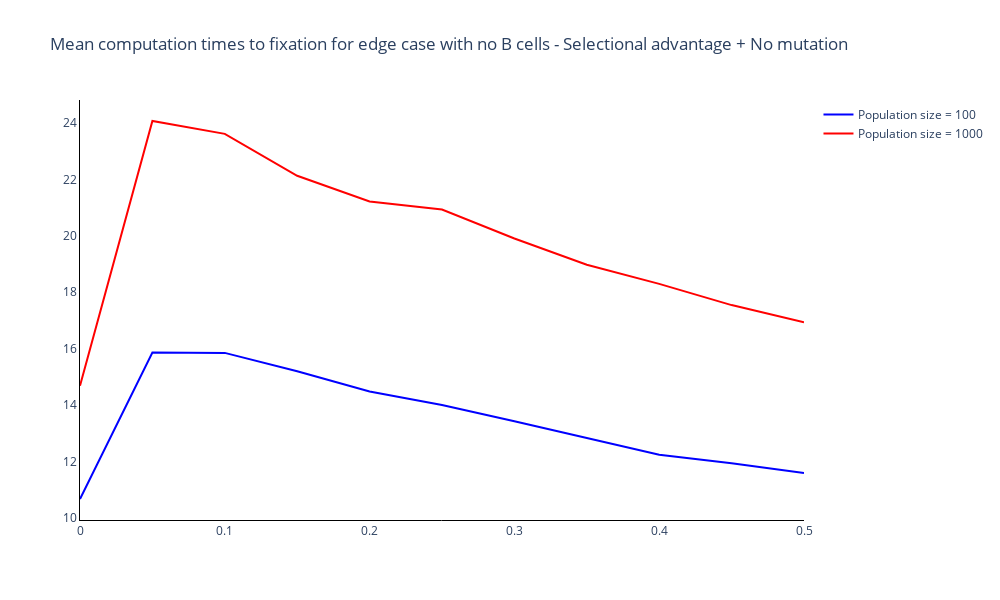

This figure's notebook cell:
### Markdown cell above
### Plot mean computation times to fixation

### Code cell
# Trace names - represent the transition probabilities used for the simulation
trace_name = ['Population size = {}'.format(N) for N in small_N]

fig = go.Figure()

# Add traces of the transition probabilities
for n, _ in enumerate(small_N):
    fig.add_trace(
        go.Scatter(
            y = mean_computation_time[:, n],
            x = choices_s,
            mode = 'lines',
            name = trace_name[n],
            line_color = colours[n]
        )
    )

fig.update_layout(
    title='Mean computation times to fixation for edge case with no B cells - selective advantage + No mutation',
    width=1000, 
    height=600,
    plot_bgcolor='white',
    xaxis=dict(linecolor='black'),
    yaxis=dict(linecolor='black'),
    )

### Figure 1 — Plotly figure (JSON) as saved in the notebook; plotly's stock layout.template omitted (floating-point values rounded to 4 significant figures)
{"data": [{"line": {"color": "blue"}, "mode": "lines", "name": "Population size = 100", "type": "scatter", "x": [0, 0.05, 0.1, 0.15, 0.2, 0.25, 0.3, 0.35, 0.4, 0.45, 0.5], "y": [10.67, 15.86, 15.85, 15.2, 14.48, 14.0, 13.42, 12.82, 12.24, 11.93, 11.59]}, {"line": {"color": "red"}, "mode": "lines", "name": "Population size = 1000", "type": "scatter", "x": [0, 0.05, 0.1, 0.15, 0.2, 0.25, 0.3, 0.35, 0.4, 0.45, 0.5], "y": [14.68, 24.08, 23.62, 22.13, 21.22, 20.94, 19.91, 18.98, 18.3, 17.55, 16.94]}], "layout": {"height": 600, "plot_bgcolor": "white", "title": {"text": "Mean computation times to fixation for edge case with no B cells - Selectional advantage + No mutation"}, "width": 1000, "xaxis": {"linecolor": "black"}, "yaxis": {"linecolor": "black"}}}
